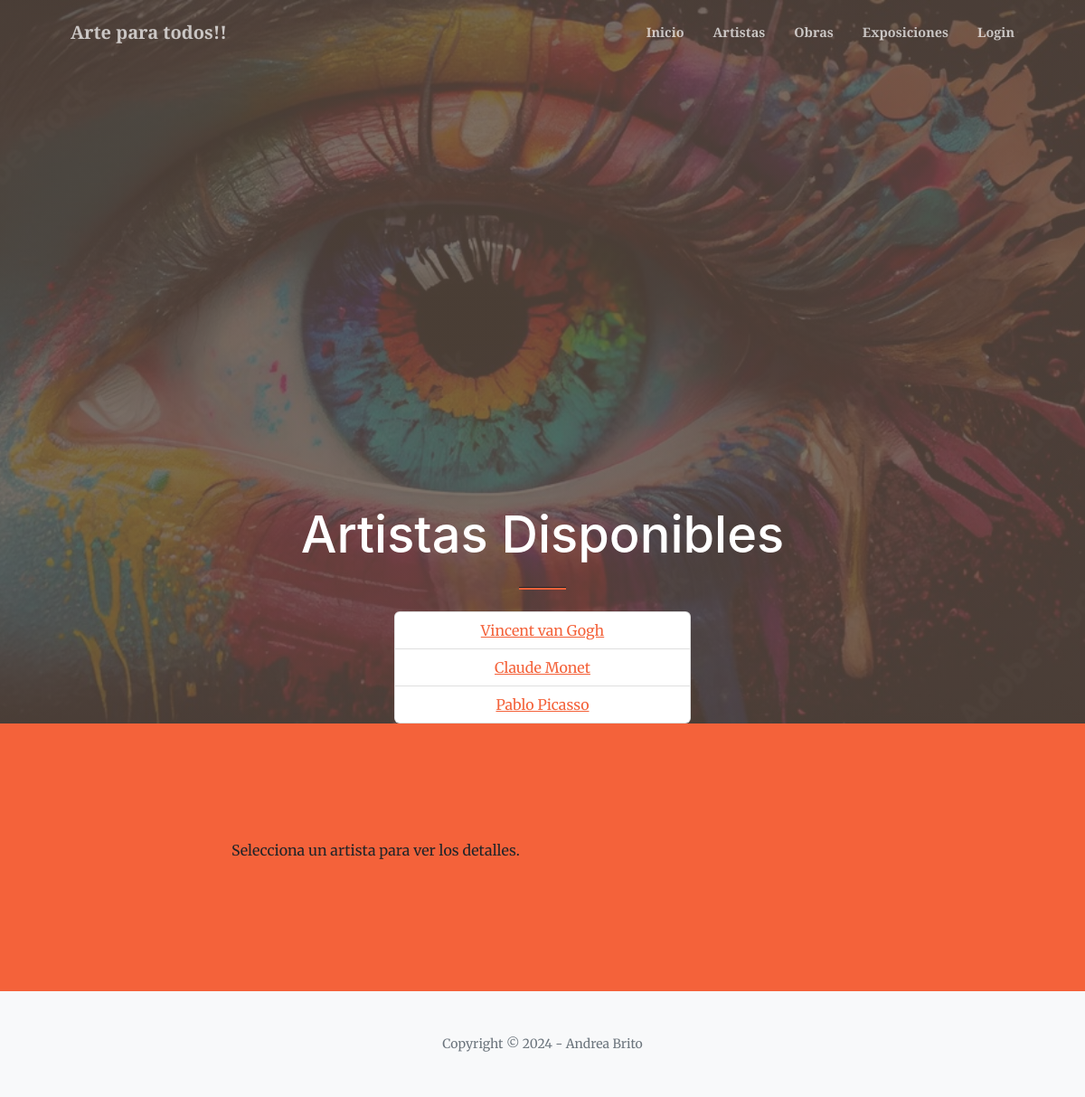
Screenshot of /App_Artista/Detalle_Artistas/ with the database file from the repository.
### App_Artista/models.py (models this page shows, shortened)
class Artista(models.Model):
    nombre = models.CharField(max_length=100)
    nacionalidad = models.CharField(max_length=100)
    fecha_nacimiento = models.DateField()
    fecha_defuncion = models.DateField(null=True, blank=True)
    foto = models.ImageField(upload_to='artistas', null=True, blank=True)
    biografia = models.TextField()

### App_Artista/views.py (the view)
# urls.py: path('Detalle_Artistas/', views.Detalle_Artista, name='Detalle_Artistas'),
def Detalle_Artista(request):
    artistas = Artista.objects.all()
    artista_detalle = None
    if 'artista_id' in request.GET:
        artista_id = request.GET.get('artista_id')
        artista_detalle = get_object_or_404(Artista, id=artista_id)
    context = {
        'artistas': artistas,
        'artista_detalle': artista_detalle
    }
    return render(request, 'Detalle_artistas.html', context)

### App_Artista/Templates/Detalle_artistas.html (shortened to what this page needs)
{% extends 'padre.html' %}
{% block cont_cambia_1 %}
    <h1 class="mt-4 text-white font-weight-bold text-center">Artistas Disponibles</h1>
    <hr class="divider" />
    <div class="row justify-content-center">
        <div class="col-lg-6">
            <ul class="list-group text-center">
                {% for artista in artistas %}
                    <li class="list-group-item">
                        <a href="?artista_id={{ artista.id }}#detalle">{{ artista.nombre }}</a>
                    </li>
                {% endfor %}
            </ul>
        </div>
    </div>
{% endblock %}
{% block cont_cambia_2 %}
    <div class="row justify-content-center">
        <div class="col-lg-8">
            <div id="detalle">
                {% if artista_detalle %}
                    <h2>Detalles del Artista</h2>
                    <p><strong>Nombre:</strong> {{ artista_detalle.nombre }}</p>
                    <p><strong>Nacionalidad:</strong> {{ artista_detalle.nacionalidad }}</p>
                    <p><strong>Fecha de nacimiento:</strong> {{ artista_detalle.fecha_nacimiento }}</p>
                    <p><strong>Fecha de defunción:</strong> {{ artista_detalle.fecha_defuncion }}</p>
                    <p><strong>Biografía:</strong> {{ artista_detalle.biografia }}</p>
                    {% if artista_detalle.foto %}
                        <p><strong>Foto:</strong></p>
                        <img src="{{ artista_detalle.foto.url }}" alt="{{ artista_detalle.nombre }}" class="img-fluid">
                    {% else %}
                        <p>No hay foto disponible.</p>
                    {% endif %}
                {% else %}
                    <p>Selecciona un artista para ver los detalles.</p>
                {% endif %}
            </div>
        </div>
    </div>
{% endblock %}

### rows the page displays
Artista: nombre "Vincent van Gogh"
Artista: nombre "Claude Monet"
Artista: nombre "Pablo Picasso"
